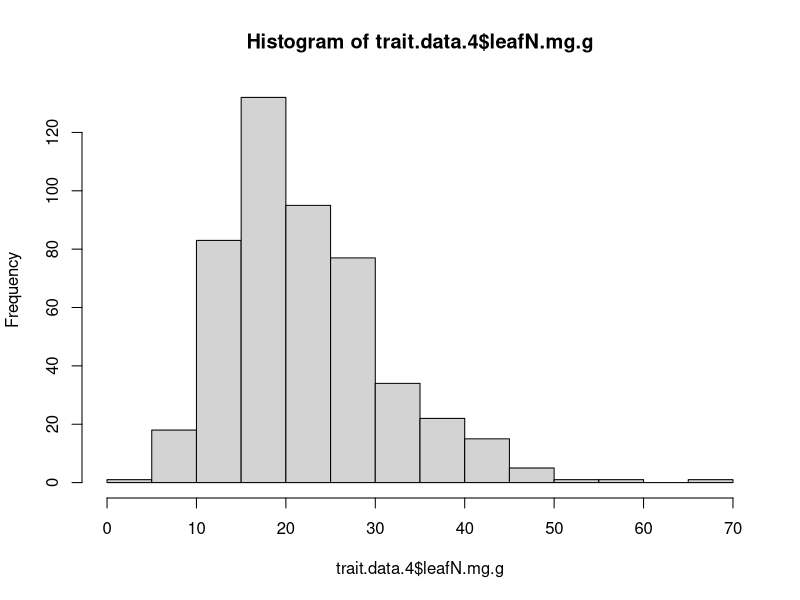
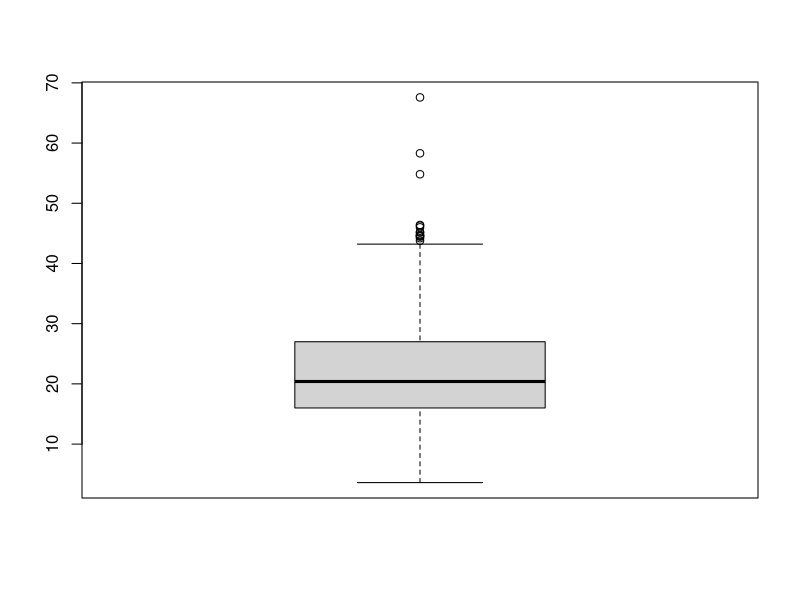
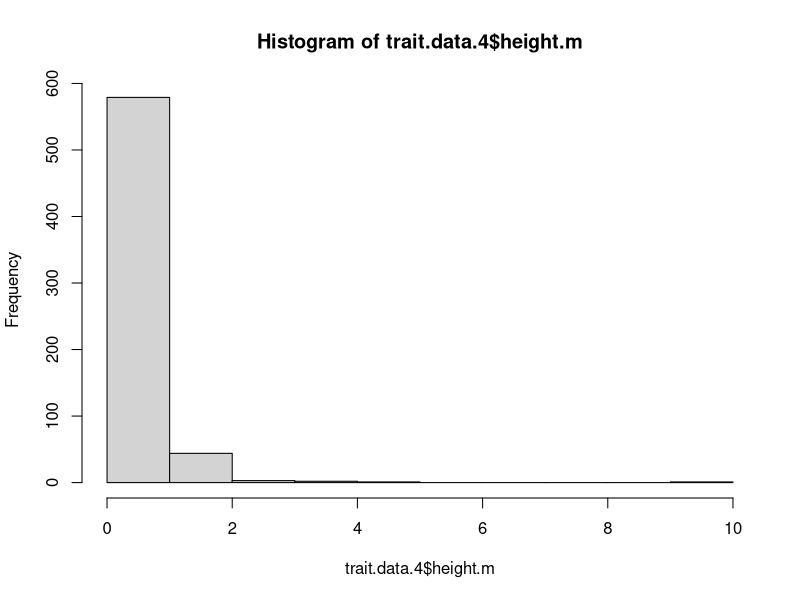
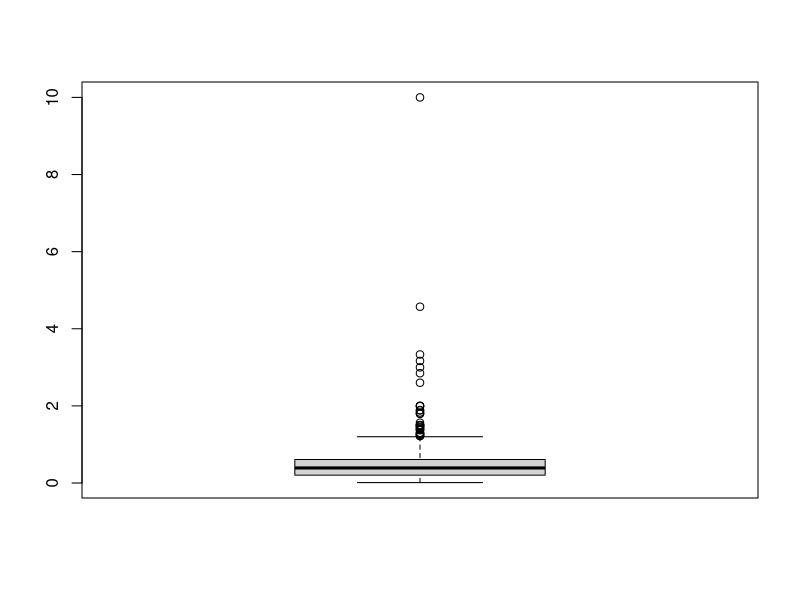
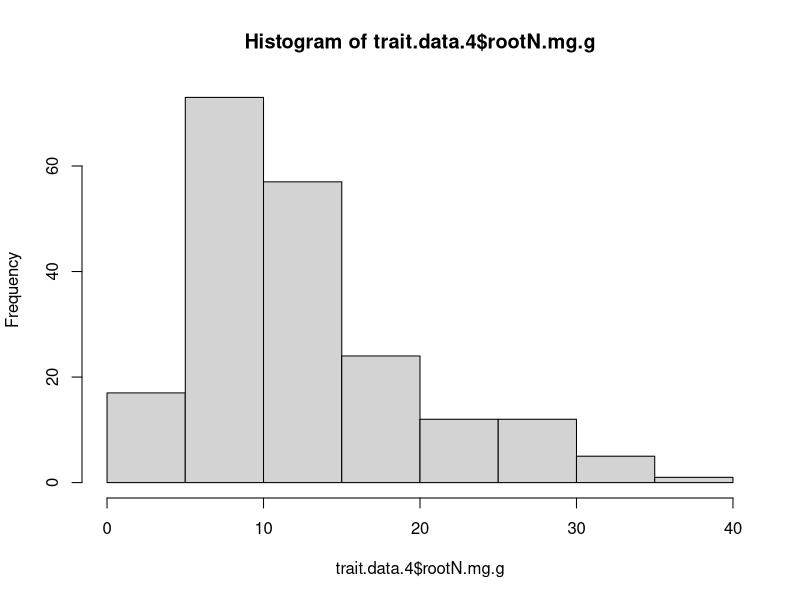
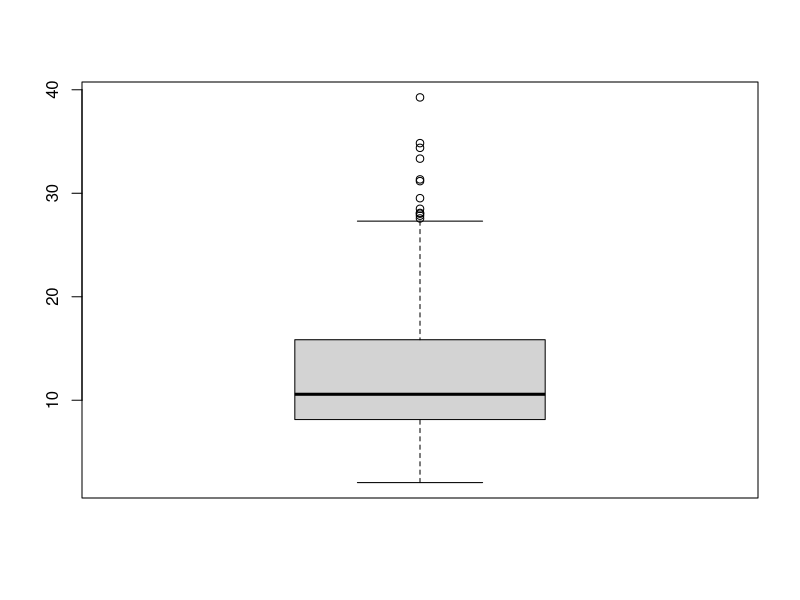
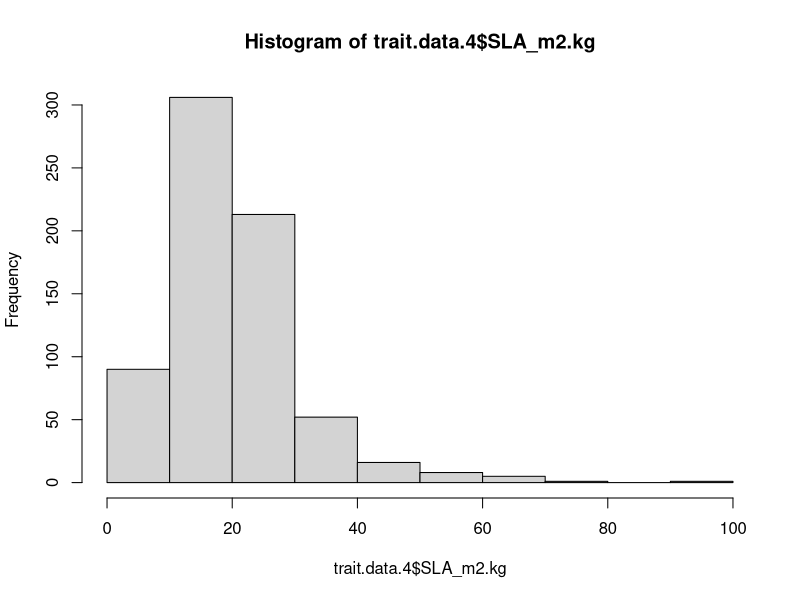
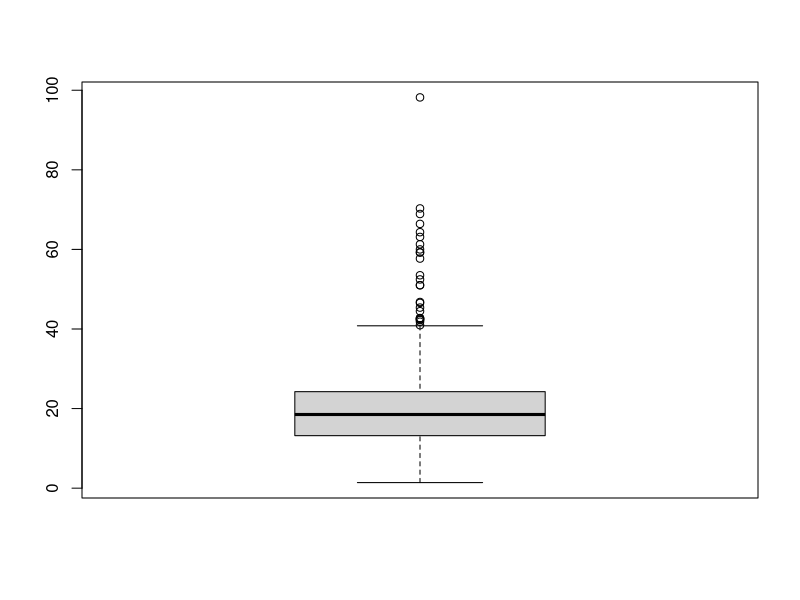

These charts were generated, in order, by the following R code:
# Script to prep trait data for analyses

# load libraries
library(tidyverse)
library(corrplot)

# read in full data frame 
trait.data = read.csv("./Raw.Data/trait.species.BACI.final.csv")

# subset traits to only those of interest
trait.data.2 = trait.data[,c(1:9,14:16)] # 1239 species 

# subset out woody species and trees from local_lifeform

trait.data.3 = subset(trait.data.2, !trait.data.2$functional_group == "WOODY") # 1117 species
trait.data.3 = subset(trait.data.3, !trait.data.3$local_lifeform == "TREE") # 1115 species

# BACI analysis:
# 244 new species, 29 removed because TREE or WOODY, 1 FERN removed, 4 CACTUS removed
# these were removed prior to adding species and traits to the end of trait.data
# 210 total new species added (if traits available)

# subset for species with SLA
trait.data.4 = subset(trait.data.3, trait.data.3$SLA_m2.kg > 0 ) # 692 taxon

#write.csv(trait.data.4, file = "./Formatted.Data/BACI.traits.no.woody.SLA.csv")

#### checking for outliers ####
# all outliers removed manually from traits.no.woody.SLA.csv and 
# made new file BACI.traits.no.woody.SLA.no.outlier.csv

hist(trait.data.4$leafN.mg.g)
boxplot(trait.data.4$leafN.mg.g)
mean = mean(trait.data.4$leafN.mg.g, na.rm = TRUE)
std = sd(trait.data.4$leafN.mg.g, na.rm = TRUE)
Tmin = mean-(3*std)
Tmax = mean+(3*std)
sort(trait.data.4$leafN.mg.g[which(trait.data.4$leafN.mg.g <Tmin | trait.data.4$leafN.mg.g > Tmax)])
# removed leafN 54.82000 58.30000 67.58333
# percent removed 
table(is.na(trait.data.4$leafN.mg.g))
692-207
3/485*100 #0.62%

hist(trait.data.4$height.m)
boxplot(trait.data.4$height.m)
mean = mean(trait.data.4$height.m, na.rm = TRUE)
std = sd(trait.data.4$height.m, na.rm = TRUE)
Tmin = mean-(3*std)
Tmax = mean+(3*std)
sort(trait.data.4$height.m[which(trait.data.4$height.m <Tmin | trait.data.4$height.m > Tmax)])
# removed height 2.600709 - 10
# percent removed 
table(is.na(trait.data.4$height.m))
692-62
7/630*100 #1.11%

hist(trait.data.4$rootN.mg.g)
boxplot(trait.data.4$rootN.mg.g)
mean = mean(trait.data.4$rootN.mg.g, na.rm = TRUE)
std = sd(trait.data.4$rootN.mg.g, na.rm = TRUE)
Tmin = mean-(3*std)
Tmax = mean+(3*std)
sort(trait.data.4$rootN.mg.g[which(trait.data.4$rootN.mg.g <Tmin | trait.data.4$rootN.mg.g > Tmax)])
# remove rootN 34.39000 34.84397 39.26274
# percent removed 
table(is.na(trait.data.4$rootN.mg.g))
692-490
3/202*100 #1.49%

hist(trait.data.4$SLA_m2.kg)
boxplot(trait.data.4$SLA_m2.kg)
mean = mean(trait.data.4$SLA_m2.kg, na.rm = TRUE)
std = sd(trait.data.4$SLA_m2.kg, na.rm = TRUE)
Tmin = mean-(3*std)
Tmax = mean+(3*std)
sort(trait.data.4$SLA_m2.kg[which(trait.data.4$SLA_m2.kg <Tmin | trait.data.4$SLA_m2.kg > Tmax)])
# remove SLA 52.45601 - 98.20000
# percent removed 
table(is.na(trait.data.4$SLA_m2.kg))
13/692*100 #1.88%

hist(trait.data.4$root.depth_m)
boxplot(trait.data.4$root.depth_m)
mean = mean(trait.data.4$root.depth_m, na.rm = TRUE)
std = sd(trait.data.4$root.depth_m, na.rm = TRUE)
Tmin = mean-(3*std)
Tmax = mean+(3*std)
sort(trait.data.4$root.depth_m[which(trait.data.4$root.depth_m <Tmin | trait.data.4$root.depth_m > Tmax)])
# remove depth 2.500000 - 3.828571
# percent removed 
table(is.na(trait.data.4$root.depth_m))
692-353
9/339*100 #2.65%

hist(trait.data.4$RTD.g.cm3)
boxplot(trait.data.4$RTD.g.cm3)
mean = mean(trait.data.4$RTD.g.cm3, na.rm = TRUE)
std = sd(trait.data.4$RTD.g.cm3, na.rm = TRUE)
Tmin = mean-(3*std)
Tmax = mean+(3*std)
sort(trait.data.4$RTD.g.cm3[which(trait.data.4$RTD.g.cm3 <Tmin | trait.data.4$RTD.g.cm3 > Tmax)])
# remove RTD 0.7839500 - 0.9167417
# percent removed 
table(is.na(trait.data.4$RTD.g.cm3))
692-458
3/234*100 #1.28%

hist(trait.data.4$SRL_m.g)
boxplot(trait.data.4$SRL_m.g)
mean = mean(trait.data.4$SRL_m.g, na.rm = TRUE)
std = sd(trait.data.4$SRL_m.g, na.rm = TRUE)
Tmin = mean-(3*std)
Tmax = mean+(3*std)
sort(trait.data.4$SRL_m.g[which(trait.data.4$SRL_m.g <Tmin | trait.data.4$SRL_m.g > Tmax)])
# remove SRL 652.6000 - 929.9185
# percent removed 
table(is.na(trait.data.4$SRL_m.g))
692-380
7/312*100 #2.24%

hist(trait.data.4$rootDiam.mm)
boxplot(trait.data.4$rootDiam.mm)
mean = mean(trait.data.4$rootDiam.mm, na.rm = TRUE)
std = sd(trait.data.4$rootDiam.mm, na.rm = TRUE)
Tmin = mean-(3*std)
Tmax = mean+(3*std)
sort(trait.data.4$rootDiam.mm[which(trait.data.4$rootDiam.mm <Tmin | trait.data.4$rootDiam.mm > Tmax)])
# remove diam 1.242171 - 2.015308
# percent removed 
table(is.na(trait.data.4$rootDiam.mm))
692-387
9/305*100 #2.95%

#### read in new trait data without outliers and cover data ####

trait.data.new = read.csv("./Formatted.Data/BACI.traits.no.woody.SLA.no.outlier.csv", row.names = 1)
cover.data = read.csv("./Formatted.Data/BACI.data.final.csv", row.names = 1)

# merge trait data and cover data

all.data = merge(cover.data, trait.data.new, by="Taxon") 
# 420 species from 642 data points from 65 sites

#write.csv(all.data, file = "./Formatted.Data/BACI.all.data.csv")

# deteremine number of woody species removed

woody.data = inner_join(cover.data, trait.data.2)
table(woody.data$functional_group) # 126 out of 1003
woody.data.2 = subset(woody.data, !woody.data$functional_group == "WOODY") #877
table(woody.data.2$local_lifeform) # 2 trees removed

# 127 out of 1003 populations, 13% of populations removed for being woody

woody.data.2 = subset(woody.data, woody.data$SLA_m2.kg > 0 ) # 745 taxon
table(woody.data.2$functional_group) # 102 out of 1003
woody.data.3 = subset(woody.data.2, !woody.data.2$functional_group == "WOODY") #643
table(woody.data.3$local_lifeform) # 1 trees removed

#### data set split by lifespan ####
# need to read out data and fix the lifespan to particular sites since 
# some species have different lifespan at different sites

# merge all.data and metadata
all.data.ls = read.csv("./Formatted.Data/BACI.all.data.metadata.csv", row.names = 1)
table(all.data.ls$local_lifespan)
# 497 perennial, 126 annual

annual.data = subset(all.data.ls, all.data.ls$local_lifespan == "ANNUAL")
# 126 data points from 81 species

perennial.data = subset(all.data.ls, all.data.ls$local_lifespan == "PERENNIAL") 
# 497 data points of 324 species

table(all.data.ls$functional_group)
# 327 forb, 28 graminoid, 228 grass, 59 legume

grass = subset(all.data.ls, all.data.ls$functional_group == "GRASS") 
# 228 data points of 143 species

table(grass$local_lifespan)
# 49 annuals, 174 perennials

forb = subset(all.data.ls, all.data.ls$functional_group == "FORB")
# 327 data points of 221 species

table(forb$local_lifespan)
# 67 annuals, 249 perennials

# grass.annuals
grass.annual = subset(grass, grass$local_lifespan == "ANNUAL")
# 49 data points of 25 species

# grass.perennial
grass.perennial = subset(grass, grass$local_lifespan == "PERENNIAL")
# 174 data points of 114 species

# forb.annual
forb.annual = subset(forb, forb$local_lifespan == "ANNUAL")
# 67 data points of 50 species

# forb.perennial
forb.perennial = subset(forb, forb$local_lifespan == "PERENNIAL")
# 249 data points of 163 species

#### write out the files ####

#write.csv(all.data, file = "./Formatted.Data/BACI.all.data.csv")
#write.csv(annual.data, file = "./Formatted.Data/BACI.annual.data.csv")
#write.csv(forb, file = "./Formatted.Data/BACI.forb.csv")
#write.csv(grass, file = "./Formatted.Data/BACI.grass.csv")
#write.csv(perennial.data, file = "./Formatted.Data/BACI.perennial.data.csv")
#write.csv(forb.annual, file = "./Formatted.Data/BACI.forb.annual.csv")
#write.csv(grass.annual, file = "./Formatted.Data/BACI.grass.annual.csv")
#write.csv(forb.perennial, file = "./Formatted.Data/BACI.forb.perennial.csv")
#write.csv(grass.perennial, file = "./Formatted.Data/BACI.grass.perennial.csv")


